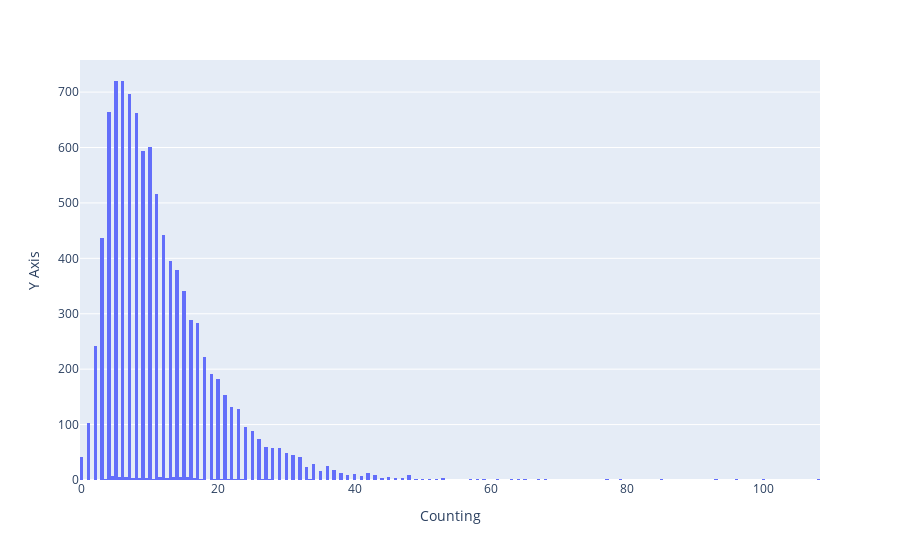

Source (notebook cell):
### Code cell
fig = px.histogram(temp2[' trip_time_in_secs']/60, labels={
    "value": "Trip Duration (s)", "count": "Sepal Width (cm)"})

# hiding legend in pyplot express.
fig.update_layout(showlegend=False, xaxis_title="Counting",
                  yaxis_title="Y Axis",
                  legend_title="Legend Title")

# showing the plot
fig.show()

### Figure 1 — Plotly figure (JSON) as saved in the notebook; plotly's stock layout.template omitted (floating-point values rounded to 4 significant figures; data arrays with more than 128 entries replaced by an {"elided": "..."} marker saying what was removed)
{"data": [{"alignmentgroup": "True", "bingroup": "x", "hovertemplate": "variable= trip_time_in_secs<br>Trip Duration (s)=%{x}<br>count=%{y}<extra></extra>", "legendgroup": " trip_time_in_secs", "marker": {"color": "#636efa", "pattern": {"shape": ""}}, "name": " trip_time_in_secs", "offsetgroup": " trip_time_in_secs", "orientation": "v", "showlegend": true, "type": "histogram", "x": {"elided": "10000 float values"}, "xaxis": "x", "yaxis": "y"}], "layout": {"barmode": "relative", "legend": {"title": {"text": "Legend Title"}, "tracegroupgap": 0}, "margin": {"t": 60}, "showlegend": false, "xaxis": {"anchor": "y", "domain": [0, 1], "title": {"text": "Counting"}}, "yaxis": {"anchor": "x", "domain": [0, 1], "title": {"text": "Y Axis"}}}}
